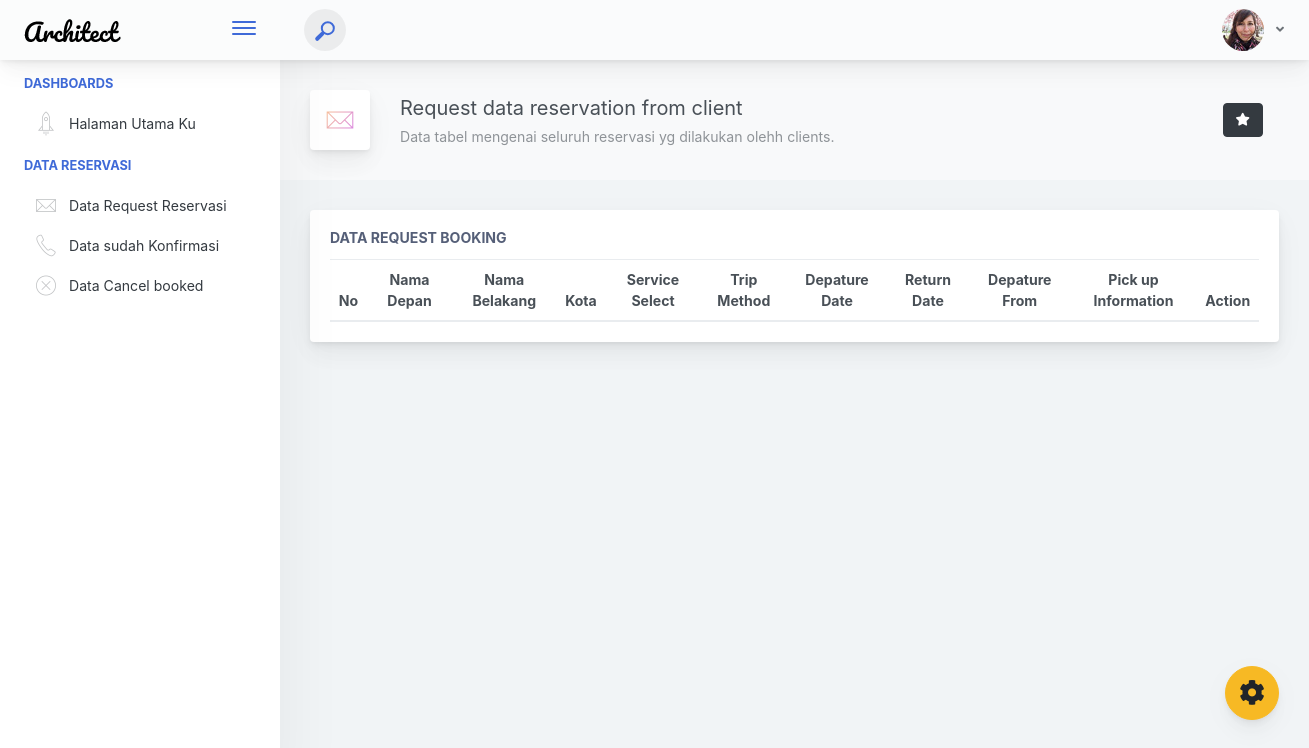
Page /dashboard/request-reservasi.php on the earlier database version.
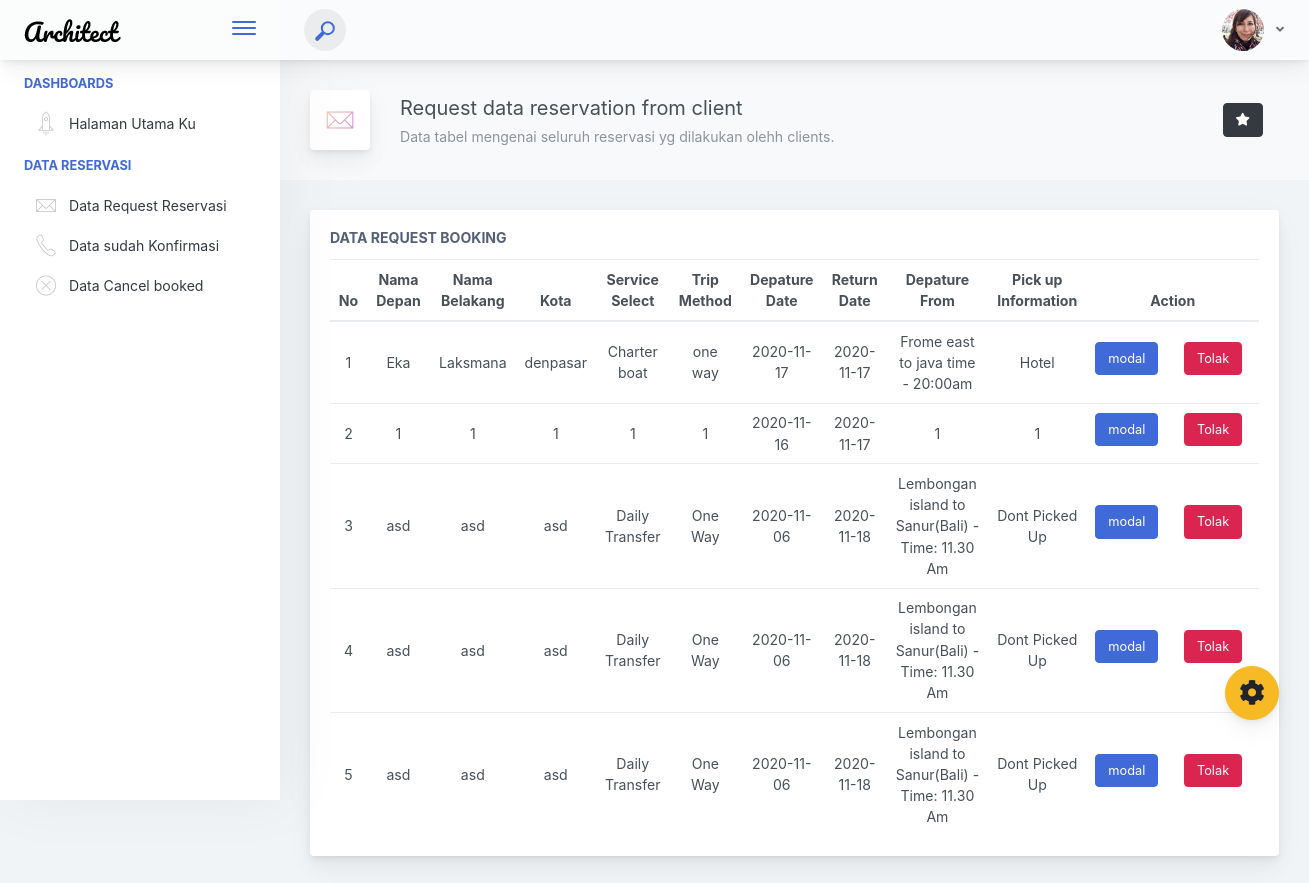
Same page on the later database version.
### tables this page shows
CREATE TABLE `table_booking` (
  `id` int(20) NOT NULL,
  `nama_depan` varchar(100) NOT NULL,
  `nama_belakang` varchar(100) NOT NULL,
  `email` varchar(50) NOT NULL,
  `wa_no` varchar(50) NOT NULL,
  `kota` varchar(100) NOT NULL,
  `kewarganegaraan` varchar(50) NOT NULL,
  `service_select` varchar(50) NOT NULL,
  `trip_method` varchar(50) NOT NULL,
  `depature_date` varchar(50) NOT NULL,
  `return_date` varchar(50) NOT NULL,
  `total_adult` varchar(50) NOT NULL,
  `total_childern` varchar(50) NOT NULL,
  `depature_from` varchar(50) NOT NULL,
  `pickup_information` varchar(50) NOT NULL,
  `pickup_address` varchar(100) NOT NULL,
  `inquery` text NOT NULL,
  `status_book` varchar(100) NOT NULL
);

### dashboard/function.php (called while the page is built)
<?php
$conn = mysqli_connect("localhost", "root", "root", "restu-adi-db");
function query($query)
{
    global $conn;
    $result = mysqli_query($conn, $query);
    $rows = [];
    while ($row = mysqli_fetch_assoc($result)) {
        $rows[] = $row;
    }
    return $rows;
}

### dashboard/request-reservasi.php (the view, shortened to what this page needs)
<?php
require "function.php";
$reservasi = query("SELECT * FROM `table_booking` WHERE `status_book`= 'requested'");
?>
<!doctype html>
<html lang="en">
<head>
    <link href="./main.css" rel="stylesheet">
</head>
<body>
    <div class="app-container app-theme-white body-tabs-shadow fixed-sidebar fixed-header">
        <div class="app-header header-shadow">
            <div class="app-header__logo">
                <div class="logo-src"></div>
                <div class="header__pane ml-auto">
                    <div>
                        <button type="button" class="hamburger close-sidebar-btn hamburger--elastic" data-class="closed-sidebar">
                            <span class="hamburger-box">
                                <span class="hamburger-inner"></span>
                            </span>
                        </button>
                    </div>
                </div>
            </div>
            <div class="app-header__content">
                <div class="app-header-left">
                    <div class="search-wrapper">
                        <div class="input-holder">
                            <button class="search-icon"><span></span></button>
                        </div>
                    </div>
                </div>
                <div class="app-header-right">
                    <?php include "widget-akun.php" ?>
                </div>
            </div>
        </div>
        <div class="ui-theme-settings">
            <button type="button" id="TooltipDemo" class="btn-open-options btn btn-warning">
                <i class="fa fa-cog fa-w-16 fa-spin fa-2x"></i>
            </button>
        </div>
        <div class="app-main">
            <div class="app-sidebar sidebar-shadow">
                <div class="scrollbar-sidebar">
                    <div class="app-sidebar__inner">
                        <?php include "sidebar-menu.php" ?>
                    </div>
                </div>
            </div>
            <div class="app-main__outer">
                <div class="app-main__inner">
                    <div class="app-page-title">
                        <div class="page-title-wrapper">
                            <div class="page-title-heading">
                                <div class="page-title-icon">
                                    <i class="pe-7s-mail icon-gradient bg-mean-fruit">
                                    </i>
                                </div>
                                <div>Request data reservation from client
                                    <div class="page-title-subheading">Data tabel mengenai seluruh reservasi yg dilakukan olehh clients.
                                    </div>
                                </div>
                            </div>
                            <div class="page-title-actions">
                                <button type="button" data-toggle="tooltip" title="Example Tooltip" data-placement="bottom" class="btn-shadow mr-3 btn btn-dark">
                                    <i class="fa fa-star"></i>
                                </button>
                            </div>
                        </div>
                    </div>
                    <div class="main-card mb-3 card">
                        <div class="card-body">
                            <h5 class="card-title">Data Request Booking</h5>
                            <table class="mb-0 table table-hover">
                                <thead align="center">
                                    <tr>
                                        <th>No</th>
                                        <th>Nama Depan</th>
                                        <th>Nama Belakang</th>
                                        <th>Kota</th>
                                        <th>Service Select</th>
                                        <th>Trip Method</th>
                                        <th>Depature Date</th>
                                        <th>Return Date</th>
                                        <th>Depature From</th>
                                        <th>Pick up Information</th>
                                        <th colspan="2">Action</th>
                                    </tr>
                                </thead>
                                <tbody align="center">
                                    <?php
                                    $i = 1;
                                    foreach ($reservasi as $data_request) : ?>
                                        <tr>
                                            <td><?= $i; ?></td>
                                            <td><?= $data_request["nama_depan"]; ?></td>
                                            <td><?= $data_request["nama_belakang"]; ?></td>
                                            <td><?= $data_request["kota"]; ?></td>
                                            <td><?= $data_request["service_select"]; ?></td>
                                            <td><?= $data_request["trip_method"]; ?></td>
                                            <td><?= $data_request["depature_date"];  ?></td>
                                            <td><?= $data_request["return_date"];  ?></td>
                                            <td><?= $data_request["depature_from"];  ?></td>
                                            <td><?= $data_request["pickup_information"]; ?></td>
                                            <td>
                                                <button type="button" class="btn mr-2 mb-2 btn-primary" data-toggle="modal" data-target=".bd-example-modal-lg">modal</button>
                                            </td>
                                            <td><button class="mb-2 mr-2 btn btn-danger">Tolak</button></td>
                                        </tr>
                                    <?php
                                        $i++;
                                    endforeach; ?>
                                </tbody>
                            </table>
                        </div>
                    </div>
                </div>
            </div>
        </div>
    </div>
</body>
</html>

### dashboard/widget-akun.php (shortened to what this page needs)
<div class="header-btn-lg pr-0">
                        <div class="widget-content p-0">
                            <div class="widget-content-wrapper">
                                <div class="widget-content-left">
                                    <div class="btn-group">
                                        <a data-toggle="dropdown" aria-haspopup="true" aria-expanded="false" class="p-0 btn">
                                            <img width="42" class="rounded-circle" src="assets/images/avatars/1.jpg" alt="">
                                            <i class="fa fa-angle-down ml-2 opacity-8"></i>
                                        </a>
                                    </div>
                                </div>
                            </div>
                        </div>
                    </div>

### dashboard/sidebar-menu.php
<ul class="vertical-nav-menu">
    <li class="app-sidebar__heading">Dashboards</li>
    <li>
        <a href="index.php" class="">
            <i class="metismenu-icon pe-7s-rocket"></i>
            Halaman Utama Ku
        </a>
    </li>
    <li class="app-sidebar__heading">Data Reservasi</li>
    <li>
        <a href="request-reservasi.php">
            <i class="metismenu-icon pe-7s-mail"></i>
            Data Request Reservasi
        </a>
    </li>
    <li>
        <a href="confirm-reservasi.php">
            <i class="metismenu-icon pe-7s-call"></i>
            Data sudah Konfirmasi
        </a>
    </li>
    <li>
        <a href="cancel-booked.php">
            <i class="metismenu-icon pe-7s-close-circle"></i>
            Data Cancel booked
        </a>
    </li>
</ul>

Differences in the rows shown:
added table_booking: nama_depan "Eka", nama_belakang "Laksmana", kota "denpasar", service_select "Charter boat", trip_method "one way", depature_date "2020-11-17", return_date "2020-11-17", depature_from "Frome east to java time - 20:00am", pickup_information "Hotel"
added table_booking: nama_depan "1", nama_belakang "1", kota "1", service_select "1", trip_method "1", depature_date "2020-11-16", return_date "2020-11-17", depature_from "1", pickup_information "1"
added table_booking: nama_depan "asd", nama_belakang "asd", kota "asd", service_select "Daily Transfer", trip_method "One Way", depature_date "2020-11-06", return_date "2020-11-18", depature_from "Lembongan island to Sanur(Bali) - Time: 11.30 Am", pickup_information "Dont Picked Up"
added table_booking: nama_depan "asd", nama_belakang "asd", kota "asd", service_select "Daily Transfer", trip_method "One Way", depature_date "2020-11-06", return_date "2020-11-18", depature_from "Lembongan island to Sanur(Bali) - Time: 11.30 Am", pickup_information "Dont Picked Up"
added table_booking: nama_depan "asd", nama_belakang "asd", kota "asd", service_select "Daily Transfer", trip_method "One Way", depature_date "2020-11-06", return_date "2020-11-18", depature_from "Lembongan island to Sanur(Bali) - Time: 11.30 Am", pickup_information "Dont Picked Up"
